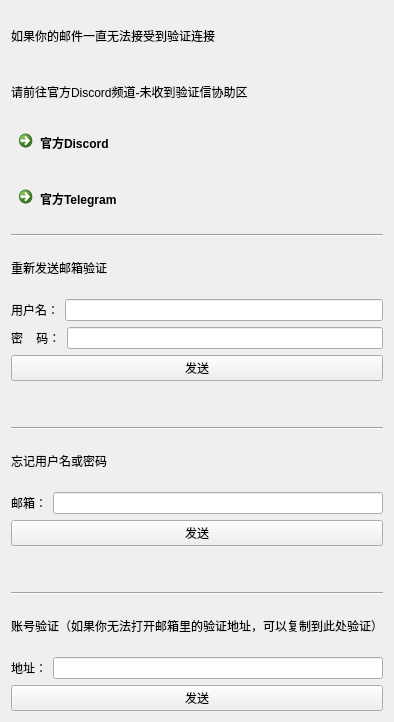
           <widget class="QWidget" name="scrollAreaWidgetContents">
            <property name="geometry">
             <rect>
              <x>0</x>
              <y>0</y>
              <width>390</width>
              <height>722</height>
             </rect>
            </property>
            <layout class="QVBoxLayout" name="verticalLayout_7">
             <item>
              <widget class="QLabel" name="label_7">
               <property name="text">
                <string>如果你的邮件一直无法接受到验证连接</string>
               </property>
              </widget>
             </item>
             <item>
              <widget class="QLabel" name="label_8">
               <property name="text">
                <string>请前往官方Discord频道-未收到验证信协助区</string>
               </property>
              </widget>
             </item>
             <item>
              <widget class="QCommandLinkButton" name="commandLinkButton">
               <property name="text">
                <string>官方Discord</string>
               </property>
              </widget>
             </item>
             <item>
              <widget class="QCommandLinkButton" name="commandLinkButton2">
               <property name="text">
                <string>官方Telegram</string>
               </property>
              </widget>
             </item>
             <item>
              <widget class="Line" name="line">
               <property name="orientation">
                <enum>Qt::Orientation::Horizontal</enum>
               </property>
              </widget>
             </item>
             <item>
              <widget class="QLabel" name="label_2">
               <property name="text">
                <string>重新发送邮箱验证</string>
               </property>
              </widget>
             </item>
             <item>
              <layout class="QHBoxLayout" name="horizontalLayout_9">
               <item>
                <widget class="QLabel" name="label_3">
                 <property name="text">
                  <string>用户名：</string>
                 </property>
                </widget>
               </item>
               <item>
                <widget class="QLineEdit" name="verfyEdit"/>
               </item>
              </layout>
             </item>
             <item>
              <layout class="QHBoxLayout" name="horizontalLayout_11">
               <item>
                <widget class="QLabel" name="label_9">
                 <property name="text">
                  <string>密    码：</string>
                 </property>
                </widget>
               </item>
               <item>
                <widget class="QLineEdit" name="verfyPsEdit"/>
               </item>
              </layout>
             </item>
             <item>
              <widget class="QPushButton" name="verfyButton">
               <property name="text">
                <string>发送</string>
               </property>
              </widget>
             </item>
             <item>
              <spacer name="verticalSpacer_5">
               <property name="orientation">
                <enum>Qt::Orientation::Vertical</enum>
               </property>
               <property name="sizeType">
                <enum>QSizePolicy::Policy::Minimum</enum>
               </property>
               <property name="sizeHint" stdset="0">
                <size>
                 <width>20</width>
                 <height>40</height>
                </size>
               </property>
              </spacer>
             </item>
             <item>
              <widget class="Line" name="line_2">
               <property name="orientation">
                <enum>Qt::Orientation::Horizontal</enum>
               </property>
              </widget>
             </item>
             <item>
              <widget class="QLabel" name="label_4">
               <property name="text">
                <string>忘记用户名或密码</string>
               </property>
              </widget>
             </item>
             <item>
              <layout class="QHBoxLayout" name="horizontalLayout_12">
               <item>
                <widget class="QLabel" name="label_10">
                 <property name="text">
                  <string>邮箱：</string>
                 </property>
                </widget>
               </item>
               <item>
                <widget class="QLineEdit" name="resetEdit"/>
               </item>
              </layout>
             </item>
             <item>
              <widget class="QPushButton" name="resetButton">
               <property name="text">
                <string>发送</string>
               </property>
              </widget>
             </item>
             <item>
              <spacer name="verticalSpacer_6">
               <property name="orientation">
                <enum>Qt::Orientation::Vertical</enum>
               </property>
               <property name="sizeType">
                <enum>QSizePolicy::Policy::Minimum</enum>
               </property>
               <property name="sizeHint" stdset="0">
                <size>
                 <width>20</width>
                 <height>40</height>
                </size>
               </property>
              </spacer>
             </item>
             <item>
              <widget class="Line" name="line_3">
               <property name="orientation">
                <enum>Qt::Orientation::Horizontal</enum>
               </property>
              </widget>
             </item>
             <item>
              <widget class="QLabel" name="label_11">
               <property name="text">
                <string>账号验证（如果你无法打开邮箱里的验证地址，可以复制到此处验证）</string>
               </property>
              </widget>
             </item>
             <item>
              <layout class="QHBoxLayout" name="horizontalLayout_13">
               <item>
                <widget class="QLabel" name="label_12">
                 <property name="text">
                  <string>地址：</string>
                 </property>
                </widget>
               </item>
               <item>
                <widget class="QLineEdit" name="sendEdit"/>
               </item>
              </layout>
             </item>
             <item>
              <widget class="QPushButton" name="sendButton">
               <property name="text">
                <string>发送</string>
               </property>
              </widget>
             </item>
            </layout>
           </widget>
